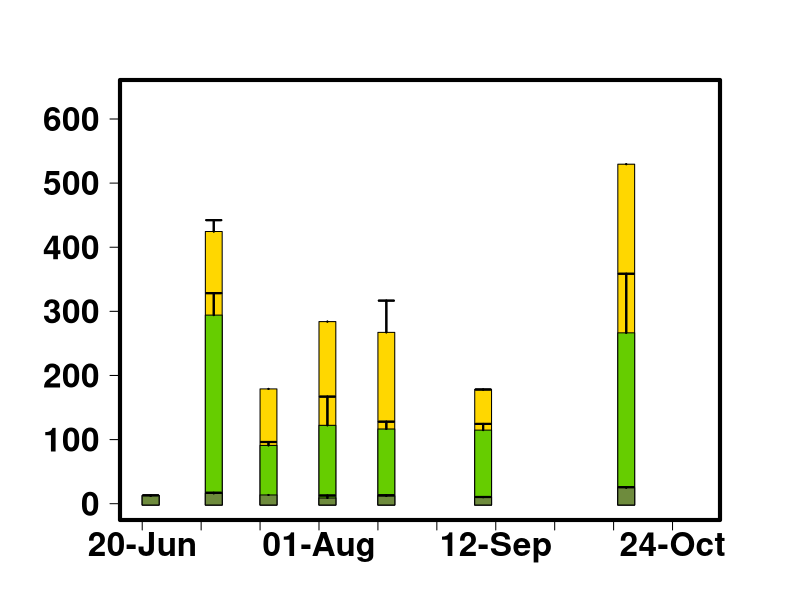

Write R code to recreate this figure.
library(tidyverse)
library(readr)
library(plyr)
library(dplyr)

alldata <- data.frame(read_csv("2_incremental/TURNOVER_Full_Dataset_SEP.csv"))

#standard error functiton

se <- function(x, ...) sqrt(var(x, na.rm=T, ...)/length(x))


# Selected element

names(alldata)

# 6 = biomass, 58 = Cd 73 = Pb, 70=Mo , Cu=61, As=52

n1<-72

# Calculating Turnover rates

#C is 0.5 biomass. Turnover rates are Production divided by 0.5 biomass.

TR<-(2*as.numeric(alldata[,287])/as.numeric(alldata[,6]))

alldata[,n1]<-alldata[,n1]*TR

#Selected site 

ssite<-"GC"

dfEPIL <- alldata[which(alldata$SAMPLE_DESCRIPTOR == "EPIL"),]

dfEPIP <- alldata[which(alldata$SAMPLE_DESCRIPTOR == "EPIP"),]

dfFILA <- alldata[which(alldata$SAMPLE_DESCRIPTOR == "FILA"),]

##If turnover rates are desired SEP = 287, NEW = 288, OLD = 289

# Multiplier for unit conversion. 

mult=1

EPIL.SUM<-data.frame(aggregate(as.numeric(dfEPIL[,n1]) ~ SAMPLING_DATE+SITE, dfEPIL, mean))
EPIL.SUM[,4]<-aggregate(as.numeric(dfEPIL[,n1]) ~ SAMPLING_DATE+SITE, dfEPIL, se)[,3]
EPIL.SUM <- subset(EPIL.SUM, SITE == ssite)
names(EPIL.SUM)<-c("DATE","SITE","MEAN.EPIL","STDER.EPIL")
EPIL.SUM[,5]<--2
EPIL.SUM[,c(3,4)]<-EPIL.SUM[,c(3,4)]*mult 

FILA.SUM<-data.frame(aggregate(as.numeric(dfFILA[,n1]) ~ SAMPLING_DATE+SITE, dfFILA, mean))
FILA.SUM[,4]<-aggregate(as.numeric(dfFILA[,n1]) ~ SAMPLING_DATE+SITE, dfFILA, se)[,3]
FILA.SUM <- subset(FILA.SUM, SITE == ssite)
names(FILA.SUM)<-c("DATE","SITE","MEAN.FILA","STDER.FILA")
FILA.SUM[,5]<--2
FILA.SUM[,c(3,4)]<-FILA.SUM[,c(3,4)]*mult 

EPIP.SUM<-data.frame(aggregate(as.numeric(dfEPIP[,n1]) ~ SAMPLING_DATE+SITE, dfEPIP, mean))
EPIP.SUM[,4]<-aggregate(as.numeric(dfEPIP[,n1]) ~ SAMPLING_DATE+SITE, dfEPIP, se)[,3]
EPIP.SUM <- subset(EPIP.SUM, SITE == ssite)
names(EPIP.SUM)<-c("DATE","SITE","MEAN.EPIP","STDER.EPIP")
EPIP.SUM[,5]<--2
EPIP.SUM[,c(3,4)]<-EPIP.SUM[,c(3,4)]*mult 

ALL.SUM<-list(EPIP.SUM,FILA.SUM,EPIL.SUM)

ALL.SUM<-ALL.SUM %>% reduce(full_join)

#Eyeballed turnover rates

ALL.SUM[is.na(ALL.SUM)] <- 0

L=nrow(ALL.SUM)

#Column Width

j=2

#each 'polygon' is inside a list with xx and yy coordinates

dat1 <- lapply(1:L,function(x){
  res <- list(xx=c(ALL.SUM[x,1]+j, ALL.SUM[x,1]-j, ALL.SUM[x,1]-j, ALL.SUM[x,1]+j),
              yy=c(ALL.SUM[x,5], ALL.SUM[x,5], ALL.SUM[x,8], ALL.SUM[x,8]))
  return(res)
})

dat2 <- lapply(1:L,function(x){
  res <- list(xx=c(ALL.SUM[x,1]+j, ALL.SUM[x,1]-j, ALL.SUM[x,1]-j, ALL.SUM[x,1]+j),
              yy=c(ALL.SUM[x,5], ALL.SUM[x,5], ALL.SUM[x,6]+ALL.SUM[x,8], ALL.SUM[x,6]+ALL.SUM[x,8]))
  return(res)
})

dat3 <- lapply(1:L,function(x){
  res <- list(xx=c(ALL.SUM[x,1]+j, ALL.SUM[x,1]-j, ALL.SUM[x,1]-j, ALL.SUM[x,1]+j),
              yy=c(ALL.SUM[x,5], ALL.SUM[x,5], ALL.SUM[x,3]+ALL.SUM[x,6]+ALL.SUM[x,8], ALL.SUM[x,3]+ALL.SUM[x,6]+ALL.SUM[x,8]))
  return(res)
})

ardat1 <- lapply(1:L,function(x){
  res <- list(x0=c(ALL.SUM[x,1], ALL.SUM[x,1]),
              y0=c(ALL.SUM[x,8]),
              x1=c(ALL.SUM[x,1], ALL.SUM[x,1]),
              y1=c(ALL.SUM[x,8]+ALL.SUM[x,9]))
  return(res)
})

ardat2 <- lapply(1:L,function(x){
  res <- list(x0=c(ALL.SUM[x,1], ALL.SUM[x,1]),
              y0=c(ALL.SUM[x,6]+ ALL.SUM[x,8]),
              x1=c(ALL.SUM[x,1], ALL.SUM[x,1]),
              y1=c(ALL.SUM[x,6]+ALL.SUM[x,8]+ALL.SUM[x,7]))
  return(res)
})
ardat3 <- lapply(1:L,function(x){
  res <- list(x0=c(ALL.SUM[x,1], ALL.SUM[x,1]),
              y0=c(ALL.SUM[x,6]+ALL.SUM[x,8]+ALL.SUM[x,3]),
              x1=c(ALL.SUM[x,1], ALL.SUM[x,1]),
              y1=c(ALL.SUM[x,6]+ALL.SUM[x,8]+ALL.SUM[x,3]+ALL.SUM[x,4]))
  return(res)
})


#create empty plot

#dev.new(width=10, height=5, noRStudioGD = TRUE)
par(mar=c(4,6,4,4))
plot(ALL.SUM[,1], ALL.SUM[,5],
     type='n',
     ylim=c(0, plyr::round_any(max(ALL.SUM[3]+ALL.SUM[6]+ALL.SUM[8]+ALL.SUM[4])*1.2, 0.01, f = ceiling)),
     xlim= c(as.Date("2021-06-20"),as.Date("2021-10-30")),
     ylab=NA, 
     yaxt = "n",
     cex=1.5,
     xaxt = "n",
     xlab = NA,
     cex.lab=1, cex.axis=1.2, cex.main=1.2, cex.sub=1.2,
)


axis(side = 2, las=1, font.axis=2, cex.axis=2)

at = seq(0, plyr::round_any(max(ALL.SUM[3]+ALL.SUM[6]+ALL.SUM[8]), 175, f = ceiling), length.out=5)

axis.Date(1, at=seq(as.Date("2021-06-20"), as.Date("2021-10-30"), "2 weeks"), las=1, font.axis=2, cex.axis=2, format="%d-%b")

#add polygons

for (i in 1:L) polygon(unlist(dat3[[i]]$xx),unlist(dat3[[i]]$yy),col="gold", border="black")
for (i in 1:L) polygon(unlist(dat2[[i]]$xx),unlist(dat2[[i]]$yy),col="chartreuse3", border="black")
for (i in 1:L) polygon(unlist(dat1[[i]]$xx),unlist(dat1[[i]]$yy),col=colors()[89],border="black")

warnings()

for (i in 1:L) arrows(unlist(ardat3[[i]]$x0),unlist(ardat3[[i]]$y0),unlist(ardat3[[i]]$x1),unlist(ardat3[[i]]$y1), length=0.075, angle=90, code=2, lwd=2,col="black")
for (i in 1:L) arrows(unlist(ardat2[[i]]$x0),unlist(ardat2[[i]]$y0),unlist(ardat2[[i]]$x1),unlist(ardat2[[i]]$y1), length=0.075, angle=90, code=2, lwd=2,col="black")
for (i in 1:L) arrows(unlist(ardat1[[i]]$x0),unlist(ardat1[[i]]$y0),unlist(ardat1[[i]]$x1),unlist(ardat1[[i]]$y1), length=0.075, angle=90, code=2, lwd=2,col="black")

box(lwd=4)
